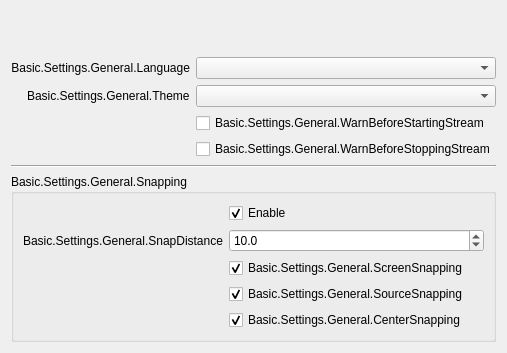
       <widget class="QWidget" name="generalPage">
        <layout class="QFormLayout" name="formLayout_2">
         <property name="fieldGrowthPolicy">
          <enum>QFormLayout::AllNonFixedFieldsGrow</enum>
         </property>
         <property name="labelAlignment">
          <set>Qt::AlignRight|Qt::AlignTrailing|Qt::AlignVCenter</set>
         </property>
         <item row="0" column="0">
          <spacer name="verticalSpacer">
           <property name="orientation">
            <enum>Qt::Vertical</enum>
           </property>
           <property name="sizeHint" stdset="0">
            <size>
             <width>20</width>
             <height>40</height>
            </size>
           </property>
          </spacer>
         </item>
         <item row="1" column="0">
          <widget class="QLabel" name="label">
           <property name="minimumSize">
            <size>
             <width>170</width>
             <height>0</height>
            </size>
           </property>
           <property name="text">
            <string>Basic.Settings.General.Language</string>
           </property>
           <property name="alignment">
            <set>Qt::AlignRight|Qt::AlignTrailing|Qt::AlignVCenter</set>
           </property>
           <property name="buddy">
            <cstring>language</cstring>
           </property>
          </widget>
         </item>
         <item row="1" column="1">
          <widget class="QComboBox" name="language"/>
         </item>
         <item row="2" column="0">
          <widget class="QLabel" name="label_42">
           <property name="text">
            <string>Basic.Settings.General.Theme</string>
           </property>
           <property name="buddy">
            <cstring>theme</cstring>
           </property>
          </widget>
         </item>
         <item row="2" column="1">
          <widget class="QComboBox" name="theme"/>
         </item>
         <item row="3" column="1">
          <widget class="QCheckBox" name="warnBeforeStreamStart">
           <property name="text">
            <string>Basic.Settings.General.WarnBeforeStartingStream</string>
           </property>
          </widget>
         </item>
         <item row="4" column="1">
          <widget class="QCheckBox" name="warnBeforeStreamStop">
           <property name="text">
            <string>Basic.Settings.General.WarnBeforeStoppingStream</string>
           </property>
          </widget>
         </item>
         <item row="5" column="0" colspan="2">
          <widget class="Line" name="line_4">
           <property name="orientation">
            <enum>Qt::Horizontal</enum>
           </property>
          </widget>
         </item>
         <item row="6" column="0" colspan="2">
          <widget class="QGroupBox" name="groupBox_10">
           <property name="enabled">
            <bool>true</bool>
           </property>
           <property name="sizePolicy">
            <sizepolicy hsizetype="Preferred" vsizetype="Maximum">
             <horstretch>0</horstretch>
             <verstretch>0</verstretch>
            </sizepolicy>
           </property>
           <property name="title">
            <string>Basic.Settings.General.Snapping</string>
           </property>
           <property name="flat">
            <bool>false</bool>
           </property>
           <layout class="QFormLayout" name="formLayout_21">
            <property name="labelAlignment">
             <set>Qt::AlignRight|Qt::AlignTrailing|Qt::AlignVCenter</set>
            </property>
            <item row="0" column="1">
             <widget class="QCheckBox" name="snappingEnabled">
              <property name="text">
               <string>Enable</string>
              </property>
              <property name="checked">
               <bool>true</bool>
              </property>
             </widget>
            </item>
            <item row="2" column="1">
             <widget class="QCheckBox" name="screenSnapping">
              <property name="text">
               <string>Basic.Settings.General.ScreenSnapping</string>
              </property>
              <property name="checked">
               <bool>true</bool>
              </property>
             </widget>
            </item>
            <item row="4" column="1">
             <widget class="QCheckBox" name="centerSnapping">
              <property name="text">
               <string>Basic.Settings.General.CenterSnapping</string>
              </property>
              <property name="checked">
               <bool>true</bool>
              </property>
             </widget>
            </item>
            <item row="3" column="1">
             <widget class="QCheckBox" name="sourceSnapping">
              <property name="text">
               <string>Basic.Settings.General.SourceSnapping</string>
              </property>
              <property name="checked">
               <bool>true</bool>
              </property>
             </widget>
            </item>
            <item row="1" column="1">
             <widget class="QDoubleSpinBox" name="snapDistance">
              <property name="decimals">
               <number>1</number>
              </property>
              <property name="singleStep">
               <double>0.500000000000000</double>
              </property>
              <property name="value">
               <double>10.000000000000000</double>
              </property>
             </widget>
            </item>
            <item row="1" column="0">
             <widget class="QLabel" name="label_9">
              <property name="minimumSize">
               <size>
                <width>170</width>
                <height>0</height>
               </size>
              </property>
              <property name="text">
               <string>Basic.Settings.General.SnapDistance</string>
              </property>
              <property name="alignment">
               <set>Qt::AlignRight|Qt::AlignTrailing|Qt::AlignVCenter</set>
              </property>
             </widget>
            </item>
           </layout>
          </widget>
         </item>
        </layout>
       </widget>
